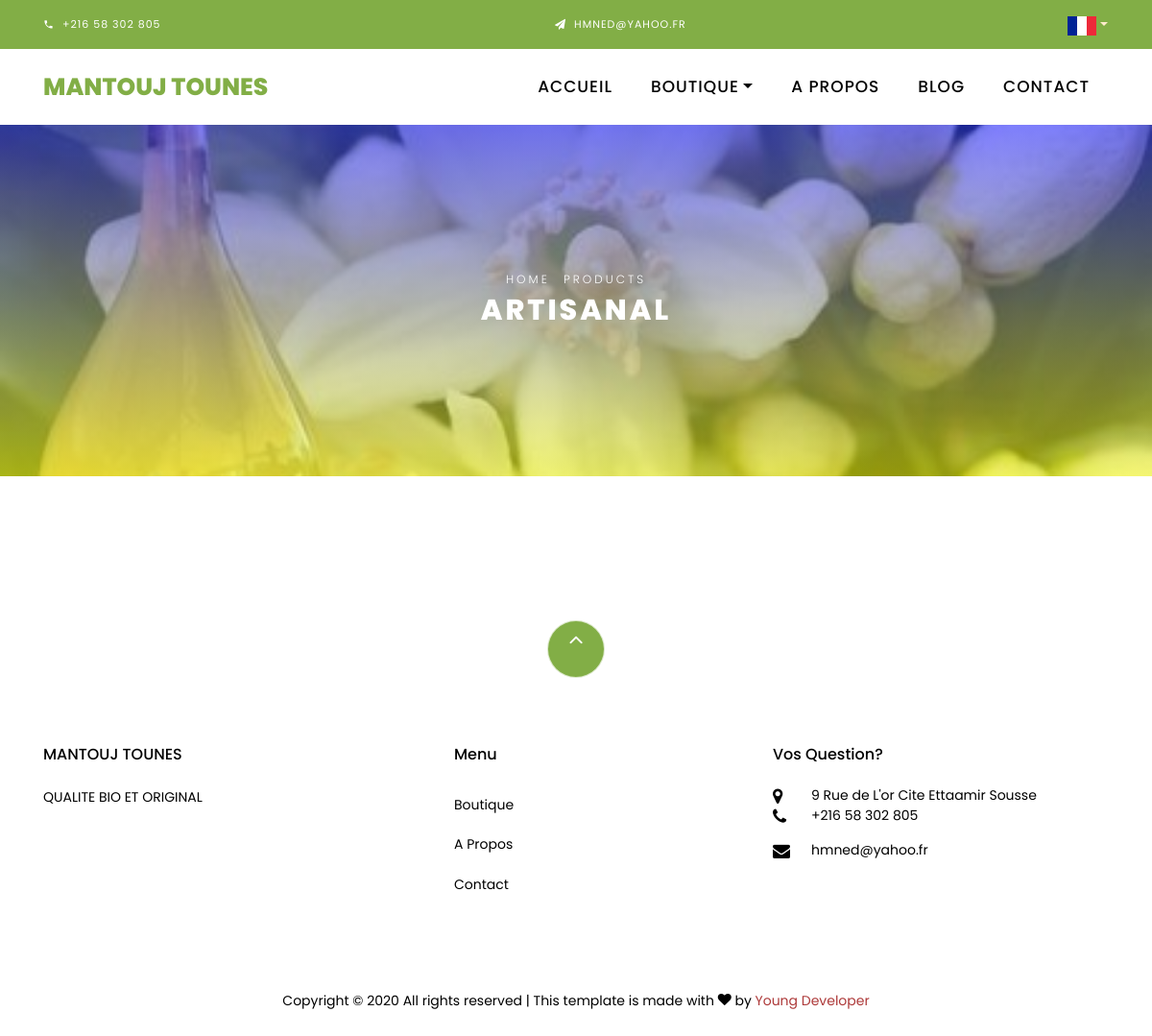
Before: /fr/artisanal with the older database file.
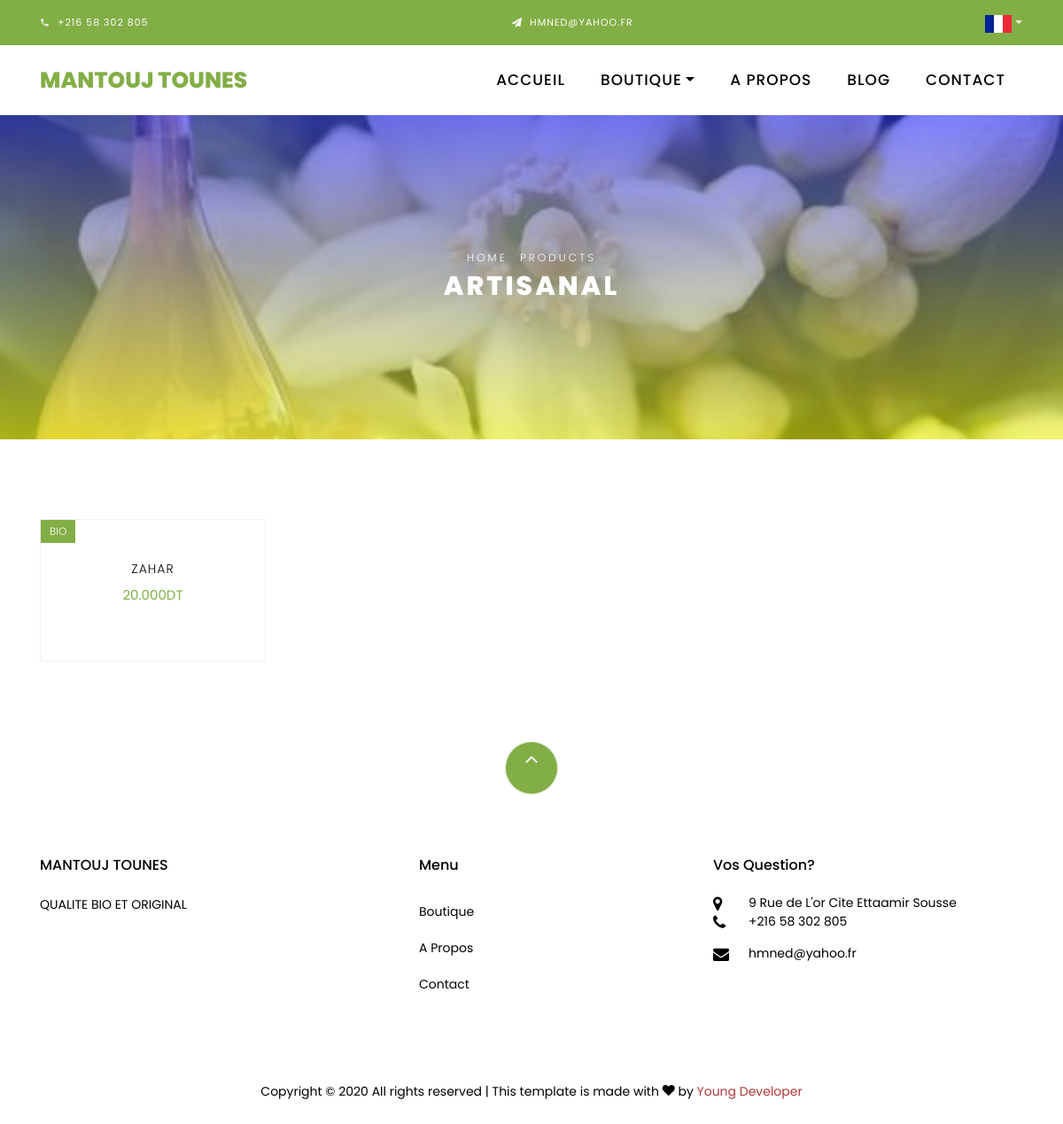
After: the same page with the newer database file.
### fr/models.py (models this page shows, shortened)
class ArtisanalProduct(models.Model):
    name = models.CharField(max_length=50000)
    price = models.DecimalField(decimal_places=3, max_digits=6)
    image = models.ImageField(upload_to='pics')
    description = models.TextField(max_length=10000000)

### fr/views.py (the view)
# urls.py: path('artisanal', views.artisanal, name='artisanal'),
def artisanal(request):
    Products = ArtisanalProduct.objects.all()
    return render(request, 'fr/artisanalfr.html', context={'products': Products})

### template/fr/artisanalfr.html (shortened to what the changed rows need)
{% load static %}
<!DOCTYPE html>
<html lang="en">
<head>
  <link rel="stylesheet" href="{% static 'css/open-iconic-bootstrap.min.css' %}">
  <link rel="stylesheet" href="{% static 'css/animate.css' %}">
  <link rel="stylesheet" href="{% static 'css/owl.carousel.min.css' %}">
  <link rel="stylesheet" href="{% static 'css/owl.theme.default.min.css' %}">
  <link rel="stylesheet" href="{% static 'css/magnific-popup.css' %}">
  <link rel="stylesheet" href="{% static 'css/aos.css' %}">
  <link rel="stylesheet" href="{% static 'css/ionicons.min.css' %}">
  <link rel="stylesheet" href="{% static 'css/bootstrap-datepicker.css' %}">
  <link rel="stylesheet" href="{% static 'css/jquery.timepicker.css' %}">
  <link rel="stylesheet" href="{% static 'css/flaticon.css' %}">
  <link rel="stylesheet" href="{% static 'css/icomoon.css' %}">
  <link rel="stylesheet" href="{% static 'css/style.css' %}">
</head>
<body class="goto-here">
  <div class="hero-wrap hero-bread" style="background-image:linear-gradient(rgba(0, 0, 255, 0.5), rgba(255, 255, 0, 0.5)),
  url({% static 'images/img44.jpg' %});">
    <div class="container">
      <div class="row no-gutters slider-text align-items-center justify-content-center">
        <div class="col-md-9 ftco-animate text-center">
          <h1 class="mb-0 bread">Artisanal</h1>
        </div>
      </div>
    </div>
  </div>
  <section class="ftco-section">
    <div class="container">
      <div class="row">
        {% for prod in products %}
        <div class="col-md-6 col-lg-3 ftco-animate">
          <div class="product">
            <a class="img-prod"><img class="img-fluid" src="{{ prod.image.url }}" alt="Colorlib Template">
              <span class="status">BIO</span>
            </a>
            <div class="text py-3 pb-4 px-3 text-center">
              <h3><a>{{ prod.name }}</a></h3>
              <div class="d-flex">
                <div class="pricing">
                  <p class="price"><span class="price-sale">{{ prod.price }}DT</span>
                  <h3><a>{{ prod.description }}</a></h3>
                  </p>
                </div>
              </div>
            </div>
          </div>
        </div>
        {% endfor %}
      </div>
    </div>
  </section>
  <footer class="ftco-footer ftco-section">
    <div class="container">
      <div class="row mb-5">
        <div class="col-md">
          <div class="ftco-footer-widget mb-4">
            <h2 class="ftco-heading-2">MANTOUJ TOUNES</h2>
          </div>
        </div>
        <div class="col-md">
          <div class="ftco-footer-widget mb-4 ml-md-5">
            <h2 class="ftco-heading-2">Menu</h2>
          </div>
        </div>
        <div class="col-md">
          <div class="ftco-footer-widget mb-4">
            <h2 class="ftco-heading-2">Vos Question?</h2>
          </div>
        </div>
      </div>
    </div>
  </footer>
</body>
</html>

Changed rows visible on the page:
added ArtisanalProduct: name "ZAHAR", price "20.000"
